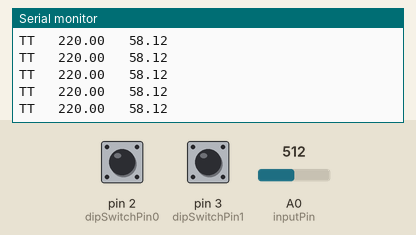
This sketch was run on a simulated Arduino Uno, built with avr-gcc and run on an emulated ATmega328P. On the bench: the last lines printed to the serial monitor. The test bench sets the inputs (shaded band); at power-on: A0 (inputPin) = 512, pin 2 (dipSwitchPin0) HIGH, pin 3 (dipSwitchPin1) LOW.

Above: at 1.2 s.
1.3 s: A0 (inputPin) set to 390
At 2.1 s:
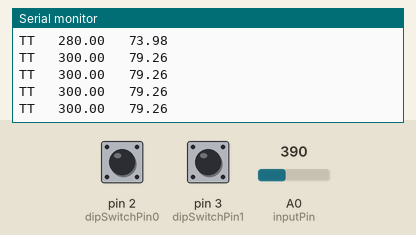
4.3 s: pin 2 (dipSwitchPin0) pulled LOW for 0.15 s
7.4 s: pin 3 (dipSwitchPin1) pulled HIGH for 0.15 s
10.5 s: pin 3 (dipSwitchPin1) pulled HIGH for 1 s
At 11.1 s:
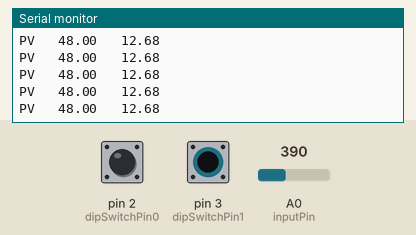
14.5 s: pin 2 (dipSwitchPin0) pulled LOW for 1 s
At 15.4 s:
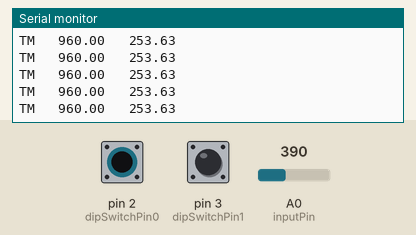
18.5 s: A0 (inputPin) set to 511
At 19.1 s:
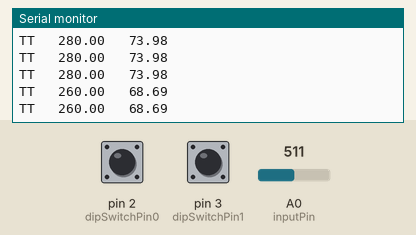
Timing chart, 0 to 21.5 s (numbered marks = the images above; inputs shaded):
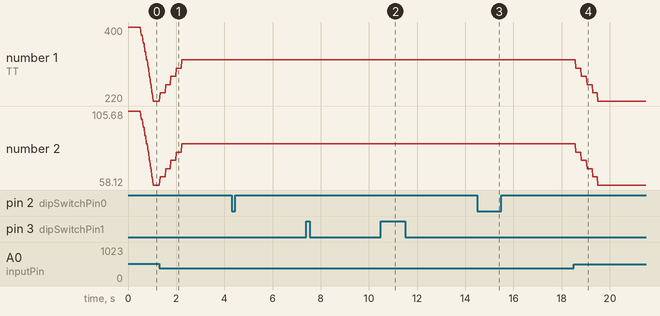

Measured:
- after the input at 14.5 s, the serial monitor: prints a new line at once (image 3)
- after the input at 18.5 s, the serial monitor: prints a new line after 0.08 s (image 4)
- plotted number 1: 320 → 220 after the input at 18.5 s
- plotted number 2: 84.54 → 58.12 after the input at 18.5 s

The sketch:

BRTRACKER.ino
```cpp
// BRTRACKER FIRMWARE VERSION 1.6
// Written by Brian Tice
// Last Revision: 7-9-2014


// Use SoftwareSerial Library to create a virtual serial port on pins 10 and 11 to facilitate the RS-485 Output
#include <SoftwareSerial.h>

#define PASSENGER_VEHICLE               1
#define DELIVERY_TRUCK                  2
#define TRAILER_TRUCK                   3
#define TRAILER_TRUCK_MODIFIED          4
#define TANK_SELECTION_ERROR            99
#define AREF                            3.30
#define EMPTY_VALUE                     777
#define ADC_STATES                      1020
#define TANK_MAX_PASSENGER_VEHICLE      60.0
#define TANK_MAX_DELIVERY_TRUCK         200.0
#define TANK_MAX_TRAILER_TRUCK          400.0
#define TANK_MAX_TRAILER_TRUCK_MODIFIED 1200.0
#define LITERS_IN_ONE_GALLON            3.785


// Define the number of samples to keep track of.  The higher the number,
// the more the readings will be smoothed, but the slower the output will
// respond to the input.  Using a constant rather than a normal variable lets
// use this value to determine the size of the readings array.
const int numReadings = 40;
int readings[numReadings];      // the readings from the analog input
int index = 0;                  // the index of the current reading
int total = 0;                  // the running total
int average = 0;                // the average

const int inputPin = A0;
const int dipSwitchPin0 = 2;
const int dipSwitchPin1 = 3;
const int dipSwitchPin2 = 4;
const int RxPin         = 10;
const int TxPin         = 11;
const int ADCLookUpTable[21] = { 665, 662, 658, 654, 648, 640, 627, 606, 581, 555,
                                 530, 506, 481, 455, 428, 400, 369, 336, 301, 267, 228 };

SoftwareSerial mySerial(RxPin, TxPin);

void setup()
{
  // initialize serial communication with computer:
  Serial.begin(9600);           // Pins 0,1
  mySerial.begin(9600);         // Pins 10,11
  pinMode(dipSwitchPin0,INPUT);
  pinMode(dipSwitchPin0,INPUT);
  pinMode(dipSwitchPin0,INPUT);

  // initialize all the readings to 0:
  for (int thisReading = 0; thisReading < numReadings; thisReading++)
    readings[thisReading] = 0;
  analogReference(EXTERNAL);    // We are setting the analog reference to 3.3V for better A/D resolution


}

void loop() {


  int tankSelectorState = checkTankSizeSelector();
  getLowPassFilteredADCReading();
  float voltageReading = convertADCToVoltage(average);
  float literReading = convertADCToLiters(average,tankSelectorState);
  float gallonReading = convertLitersToGallons(literReading);
  broadcastDataRS232(literReading,gallonReading,voltageReading,tankSelectorState);
  broadcastDataRS485(literReading,gallonReading,voltageReading,tankSelectorState);


}


// check the dip switch to see which fuel tank size has been selected.
//
// switch1->OFF, switch2->OFF ==> Passenger Vehicle
// switch1->ON,  switch2->OFF ==> Delivery Truck
// switch1->OFF, switch2->ON  ==> Trailer Truck
// switch1->ON,  switch2->ON  ==> Trailer Truck Modified
//
int checkTankSizeSelector() {

  int switch1 = digitalRead(dipSwitchPin0);
  int switch2 = digitalRead(dipSwitchPin1);

  if(!switch1 && !switch2) {
    return TRAILER_TRUCK_MODIFIED;
  }
  else if(switch1 && !switch2) {
    return TRAILER_TRUCK;
  }
  else if(!switch1 && switch2) {
    return DELIVERY_TRUCK;
  }
  else if(switch1 && switch2) {
    return PASSENGER_VEHICLE;
  }
  else {
    return TANK_SELECTION_ERROR; // error state
  }
}

void getLowPassFilteredADCReading() {

  // subtract the last reading:
  total= total - readings[index];
  // read from the sensor:
  readings[index] = analogRead(inputPin);
  // add the reading to the total:
  total= total + readings[index];
  // advance to the next position in the array:
  index = index + 1;

  // if we're at the end of the array...
  if (index >= numReadings) {
    // ...wrap around to the beginning:
    index = 0;

  }

  // calculate the average:
  average = total / numReadings;
  // send it to the computer as ASCII digits

  // Set Tank to full if ADC read a negative number
  if (average < 0) {
    average = EMPTY_VALUE;
  }
  return;
}

float convertADCToVoltage(int ADCReading) {

  float voltage = ((float)ADCReading / ADC_STATES) * AREF;
  return voltage;
}

float convertADCToLiters(int ADCReading, int tankSize) {

  float liters = 0.0;
  float fullTank = 0.0;
  int percentage = 100.0;

  switch(tankSize) {
    case PASSENGER_VEHICLE: {
      fullTank = TANK_MAX_PASSENGER_VEHICLE;
      break;
    }
    case DELIVERY_TRUCK: {
      fullTank = TANK_MAX_DELIVERY_TRUCK;
      break;
    }
    case TRAILER_TRUCK: {
      fullTank = TANK_MAX_TRAILER_TRUCK;
      break;
    }
    case TRAILER_TRUCK_MODIFIED: {
      fullTank = TANK_MAX_TRAILER_TRUCK_MODIFIED;
      break;
    }
    default: {
      // Error State, incorrect Tank Size selected.
      fullTank = 0.0;
      break;
    }
  }


  int ind = 0;
  while(ind < (sizeof(ADCLookUpTable) / sizeof(int)) ) {
    if(ADCLookUpTable[ind] <= ADCReading) {
      percentage = float(ind*5);
      ind = 20;
    }
    ind++;
  }
  liters = (float)(percentage / 100.0) * fullTank;
  return liters;
}

void broadcastDataRS232(float volume, float volumeGallons, float voltageOfSender, int tankSize) {

  switch(tankSize) {
    case PASSENGER_VEHICLE:
      Serial.print("PV");
      break;
    case DELIVERY_TRUCK:
      Serial.print("DT");
      break;
    case TRAILER_TRUCK:
      Serial.print("TT");
      break;
    case TRAILER_TRUCK_MODIFIED:
      Serial.print("TM");
      break;
    default:
      Serial.print("ERROR");
      break;
  }

  Serial.print("   ");
  Serial.print(volume);
  Serial.print("   ");
  Serial.println(volumeGallons);

  delay(1);        // delay in between reads for stability
  return;
}

void broadcastDataRS485(float volume, float volumeGallons, float voltageOfSender, int tankSize) {

  switch(tankSize) {
    case PASSENGER_VEHICLE:
      mySerial.print("PV");
      break;
    case DELIVERY_TRUCK:
      mySerial.print("DT");
      break;
    case TRAILER_TRUCK:
      mySerial.print("TT");
      break;
    case TRAILER_TRUCK_MODIFIED:
      mySerial.print("TM");
      break;
    default:
      mySerial.print("ERROR");
      break;
  }

  mySerial.print("   ");
  mySerial.print(volume);
  mySerial.print("   ");
  mySerial.println(volumeGallons);

  delay(1);        // delay in between reads for stability


  return;
}

float convertLitersToGallons(float literReading) {
  return literReading / LITERS_IN_ONE_GALLON;
}
```
